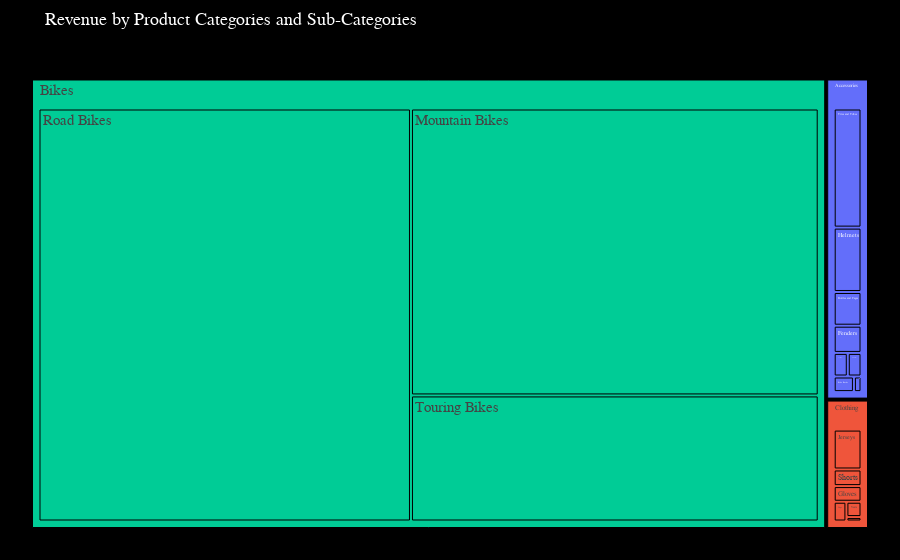

The code cell stored with this chart in its notebook:
### Code cell
fig = px.treemap(data_frame = all_data, values = "Revenue", path = ["CategoryName", "SubcategoryName"], color = "CategoryName",
                  color_continuous_scale='Viridis', hover_name =  "SubcategoryName",  hover_data={"Revenue": True,"CategoryName": True, 
                                                                                                  "SubcategoryName": True},                                                                               
                  title="Revenue by Product Categories and Sub-Categories")
fig.update_traces(
    hovertemplate="<b>Category:</b> %{customdata[1]}<br>" +  
                  "<b>Subcategory:</b> %{label}<br>" +    
                  "<b>Revenue:</b> %{value}<br>"           
)
fig.update_layout(
    margin=dict(t=50, l=25, r=25, b=25),  
    title_font=dict(size=18, family='Arial', color='white'),  
    paper_bgcolor='black',
    font = dict(size = 15, family = 'Arial')
)
fig.show()

### Figure 1 — Plotly figure (JSON) as saved in the notebook; plotly's stock layout.template omitted (floating-point values rounded to 4 significant figures)
{"data": [{"branchvalues": "total", "customdata": [[36240, "Accessories", "Bike Racks"], [906700.0, "Accessories", "(?)"], [33080.0, "Clothing", "Vests"], [3772000.0, "Bikes", "Touring Bikes"], [380800.0, "Accessories", "Tires and Tubes"], [9556.0, "Clothing", "Socks"], [66070.0, "Clothing", "Shorts"], [11290000.0, "Bikes", "Road Bikes"], [8584000.0, "Bikes", "Mountain Bikes"], [158600.0, "Clothing", "Jerseys"], [38220.0, "Accessories", "Hydration Packs"], [205800.0, "Accessories", "Helmets"], [62260.0, "Clothing", "Gloves"], [87040.0, "Accessories", "Fenders"], [13560.0, "Accessories", "Cleaners"], [35880.0, "Clothing", "Caps"], [107700.0, "Accessories", "Bottles and Cages"], [37206, "Accessories", "Bike Stands"], [23640000.0, "Bikes", "(?)"], [365400.0, "Clothing", "(?)"]], "domain": {"x": [0, 1], "y": [0, 1]}, "hovertemplate": "<b>Category:</b> %{customdata[1]}<br><b>Subcategory:</b> %{label}<br><b>Revenue:</b> %{value}<br>", "hovertext": ["Bike Racks", "(?)", "Vests", "Touring Bikes", "Tires and Tubes", "Socks", "Shorts", "Road Bikes", "Mountain Bikes", "Jerseys", "Hydration Packs", "Helmets", "Gloves", "Fenders", "Cleaners", "Caps", "Bottles and Cages", "Bike Stands", "(?)", "(?)"], "ids": ["Accessories/Bike Racks", "Accessories", "Clothing/Vests", "Bikes/Touring Bikes", "Accessories/Tires and Tubes", "Clothing/Socks", "Clothing/Shorts", "Bikes/Road Bikes", "Bikes/Mountain Bikes", "Clothing/Jerseys", "Accessories/Hydration Packs", "Accessories/Helmets", "Clothing/Gloves", "Accessories/Fenders", "Accessories/Cleaners", "Clothing/Caps", "Accessories/Bottles and Cages", "Accessories/Bike Stands", "Bikes", "Clothing"], "labels": ["Bike Racks", "Accessories", "Vests", "Touring Bikes", "Tires and Tubes", "Socks", "Shorts", "Road Bikes", "Mountain Bikes", "Jerseys", "Hydration Packs", "Helmets", "Gloves", "Fenders", "Cleaners", "Caps", "Bottles and Cages", "Bike Stands", "Bikes", "Clothing"], "marker": {"colors": ["#636efa", "#636efa", "#EF553B", "#00cc96", "#636efa", "#EF553B", "#EF553B", "#00cc96", "#00cc96", "#EF553B", "#636efa", "#636efa", "#EF553B", "#636efa", "#636efa", "#EF553B", "#636efa", "#636efa", "#00cc96", "#EF553B"]}, "name": "", "parents": ["Accessories", "", "Clothing", "Bikes", "Accessories", "Clothing", "Clothing", "Bikes", "Bikes", "Clothing", "Accessories", "Accessories", "Clothing", "Accessories", "Accessories", "Clothing", "Accessories", "Accessories", "", ""], "type": "treemap", "values": [36240, 906700.0, 33080.0, 3772000.0, 380800.0, 9556.0, 66070.0, 11290000.0, 8584000.0, 158600.0, 38220.0, 205800.0, 62260.0, 87040.0, 13560.0, 35880.0, 107700.0, 37206, 23640000.0, 365400.0]}], "layout": {"autosize": true, "font": {"family": "Arial", "size": 15}, "legend": {"tracegroupgap": 0}, "margin": {"b": 25, "l": 25, "r": 25, "t": 50}, "paper_bgcolor": "black", "title": {"font": {"color": "white", "family": "Arial", "size": 18}, "text": "Revenue by Product Categories and Sub-Categories"}}}
